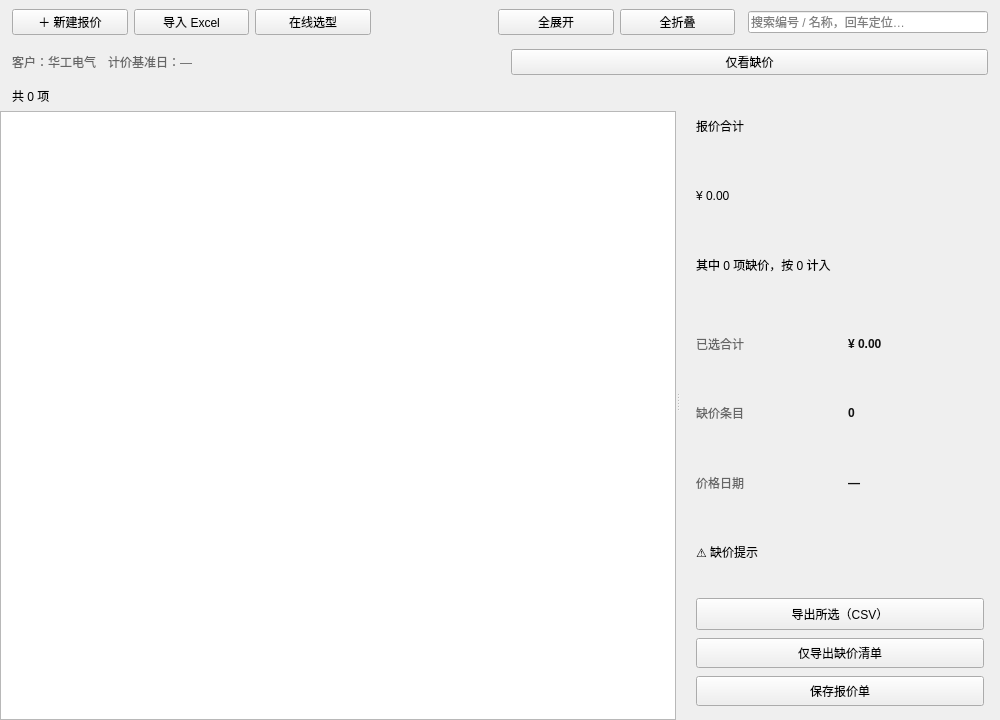
<?xml version="1.0" encoding="UTF-8"?>
<ui version="4.0">
 <class>QuotationPage</class>
 <widget class="QWidget" name="QuotationPage">
  <property name="geometry">
   <rect>
    <x>0</x>
    <y>0</y>
    <width>1000</width>
    <height>720</height>
   </rect>
  </property>
  <layout class="QVBoxLayout" name="rootLayout">
   <property name="spacing">
    <number>0</number>
   </property>
   <property name="leftMargin">
    <number>0</number>
   </property>
   <property name="topMargin">
    <number>0</number>
   </property>
   <property name="rightMargin">
    <number>0</number>
   </property>
   <property name="bottomMargin">
    <number>0</number>
   </property>
   <item>
    <widget class="QWidget" name="tabStrip" native="true">
     <property name="kind" stdset="0">
      <string>tabStrip</string>
     </property>
     <property name="sizePolicy">
      <sizepolicy hsizetype="Preferred" vsizetype="Maximum">
       <horstretch>0</horstretch>
       <verstretch>0</verstretch>
      </sizepolicy>
     </property>
     <layout class="QHBoxLayout" name="tabStripLayout">
      <property name="spacing">
       <number>0</number>
      </property>
      <property name="leftMargin">
       <number>12</number>
      </property>
      <property name="topMargin">
       <number>0</number>
      </property>
      <property name="rightMargin">
       <number>12</number>
      </property>
      <property name="bottomMargin">
       <number>0</number>
      </property>
      <item>
       <widget class="QTabBar" name="tabBar">
        <property name="drawBase">
         <bool>false</bool>
        </property>
        <property name="expanding">
         <bool>false</bool>
        </property>
       </widget>
      </item>
      <item>
       <spacer name="tabStripSpacer">
        <property name="orientation">
         <enum>Qt::Horizontal</enum>
        </property>
       </spacer>
      </item>
     </layout>
    </widget>
   </item>
   <item>
    <widget class="QWidget" name="toolBar" native="true">
     <property name="kind" stdset="0">
      <string>toolbar</string>
     </property>
     <property name="sizePolicy">
      <sizepolicy hsizetype="Preferred" vsizetype="Maximum">
       <horstretch>0</horstretch>
       <verstretch>0</verstretch>
      </sizepolicy>
     </property>
     <layout class="QHBoxLayout" name="toolbarLayout">
      <property name="spacing">
       <number>6</number>
      </property>
      <property name="leftMargin">
       <number>12</number>
      </property>
      <property name="topMargin">
       <number>8</number>
      </property>
      <property name="rightMargin">
       <number>12</number>
      </property>
      <property name="bottomMargin">
       <number>8</number>
      </property>
      <item>
       <widget class="QPushButton" name="btnNewQuote">
        <property name="kind" stdset="0">
         <string>primary</string>
        </property>
        <property name="text">
         <string>＋ 新建报价</string>
        </property>
       </widget>
      </item>
      <item>
       <widget class="QPushButton" name="btnImportExcel">
        <property name="text">
         <string>导入 Excel</string>
        </property>
       </widget>
      </item>
      <item>
       <widget class="QPushButton" name="btnOnlineSelect">
        <property name="text">
         <string>在线选型</string>
        </property>
       </widget>
      </item>
      <item>
       <widget class="QLabel" name="toolbarGap">
        <property name="minimumSize">
         <size>
          <width>6</width>
          <height>0</height>
         </size>
        </property>
        <property name="text">
         <string/>
        </property>
       </widget>
      </item>
      <item>
       <widget class="QPushButton" name="btnExpandAll">
        <property name="text">
         <string>全展开</string>
        </property>
       </widget>
      </item>
      <item>
       <widget class="QPushButton" name="btnCollapseAll">
        <property name="text">
         <string>全折叠</string>
        </property>
       </widget>
      </item>
      <item>
       <spacer name="toolbarSpacer">
        <property name="orientation">
         <enum>Qt::Horizontal</enum>
        </property>
       </spacer>
      </item>
      <item>
       <widget class="QLineEdit" name="searchEdit">
        <property name="minimumSize">
         <size>
          <width>240</width>
          <height>0</height>
         </size>
        </property>
        <property name="maximumSize">
         <size>
          <width>240</width>
          <height>16777215</height>
         </size>
        </property>
        <property name="placeholderText">
         <string>搜索编号 / 名称，回车定位…</string>
        </property>
       </widget>
      </item>
     </layout>
    </widget>
   </item>
   <item>
    <widget class="QWidget" name="filterBar" native="true">
     <property name="kind" stdset="0">
      <string>filterBar</string>
     </property>
     <property name="sizePolicy">
      <sizepolicy hsizetype="Preferred" vsizetype="Maximum">
       <horstretch>0</horstretch>
       <verstretch>0</verstretch>
      </sizepolicy>
     </property>
     <layout class="QHBoxLayout" name="filterBarLayout">
      <property name="spacing">
       <number>14</number>
      </property>
      <property name="leftMargin">
       <number>12</number>
      </property>
      <property name="topMargin">
       <number>6</number>
      </property>
      <property name="rightMargin">
       <number>12</number>
      </property>
      <property name="bottomMargin">
       <number>6</number>
      </property>
      <item>
       <widget class="QLabel" name="metaLabel">
        <property name="styleSheet">
         <string notr="true">color:#666;</string>
        </property>
        <property name="text">
         <string>客户：华工电气　计价基准日：—</string>
        </property>
       </widget>
      </item>
      <item>
       <spacer name="filterSpacer">
        <property name="orientation">
         <enum>Qt::Horizontal</enum>
        </property>
       </spacer>
      </item>
      <item>
       <widget class="QPushButton" name="chipMissing">
        <property name="kind" stdset="0">
         <string>chip</string>
        </property>
        <property name="text">
         <string>仅看缺价</string>
        </property>
        <property name="checkable">
         <bool>true</bool>
        </property>
       </widget>
      </item>
     </layout>
    </widget>
   </item>
   <item>
    <widget class="QSplitter" name="splitter">
     <property name="sizePolicy">
      <sizepolicy hsizetype="Expanding" vsizetype="Expanding">
       <horstretch>1</horstretch>
       <verstretch>1</verstretch>
      </sizepolicy>
     </property>
     <property name="orientation">
      <enum>Qt::Horizontal</enum>
     </property>
     <property name="childrenCollapsible">
      <bool>false</bool>
     </property>
     <widget class="QWidget" name="treePanel" native="true">
      <layout class="QVBoxLayout" name="treePanelLayout">
       <property name="spacing">
        <number>0</number>
       </property>
       <property name="leftMargin">
        <number>0</number>
       </property>
       <property name="topMargin">
        <number>0</number>
       </property>
       <property name="rightMargin">
        <number>0</number>
       </property>
       <property name="bottomMargin">
        <number>0</number>
       </property>
       <item>
        <widget class="QWidget" name="tableBar" native="true">
         <layout class="QHBoxLayout" name="tableBarLayout">
          <property name="leftMargin">
           <number>12</number>
          </property>
          <property name="topMargin">
           <number>6</number>
          </property>
          <property name="rightMargin">
           <number>12</number>
          </property>
          <property name="bottomMargin">
           <number>6</number>
          </property>
          <item>
           <widget class="QLabel" name="countLabel">
            <property name="kind" stdset="0">
             <string>muted</string>
            </property>
            <property name="text">
             <string>共 0 项</string>
            </property>
           </widget>
          </item>
          <item>
           <spacer name="tableBarSpacer">
            <property name="orientation">
             <enum>Qt::Horizontal</enum>
            </property>
           </spacer>
          </item>
         </layout>
        </widget>
       </item>
       <item>
        <widget class="QTreeView" name="treeView"/>
       </item>
      </layout>
     </widget>
     <widget class="QFrame" name="summaryPanel">
      <property name="kind" stdset="0">
       <string>summary</string>
      </property>
      <property name="minimumSize">
       <size>
        <width>248</width>
        <height>0</height>
       </size>
      </property>
      <property name="maximumSize">
       <size>
        <width>320</width>
        <height>16777215</height>
       </size>
      </property>
      <property name="frameShape">
       <enum>QFrame::NoFrame</enum>
      </property>
      <layout class="QVBoxLayout" name="summaryLayout">
       <property name="spacing">
        <number>8</number>
       </property>
       <property name="leftMargin">
        <number>16</number>
       </property>
       <property name="topMargin">
        <number>14</number>
       </property>
       <property name="rightMargin">
        <number>16</number>
       </property>
       <property name="bottomMargin">
        <number>14</number>
       </property>
       <item>
        <widget class="QLabel" name="totalCaption">
         <property name="kind" stdset="0">
          <string>sumLabel</string>
         </property>
         <property name="text">
          <string>报价合计</string>
         </property>
        </widget>
       </item>
       <item>
        <widget class="QLabel" name="totalValue">
         <property name="kind" stdset="0">
          <string>total</string>
         </property>
         <property name="text">
          <string>¥ 0.00</string>
         </property>
        </widget>
       </item>
       <item>
        <widget class="QLabel" name="totalSubLabel">
         <property name="kind" stdset="0">
          <string>muted</string>
         </property>
         <property name="text">
          <string>其中 0 项缺价，按 0 计入</string>
         </property>
        </widget>
       </item>
       <item>
        <widget class="QFrame" name="summaryLine">
         <property name="kind" stdset="0">
          <string>hline</string>
         </property>
         <property name="minimumSize">
          <size>
           <width>0</width>
           <height>1</height>
          </size>
         </property>
         <property name="maximumSize">
          <size>
           <width>16777215</width>
           <height>1</height>
          </size>
         </property>
         <property name="frameShape">
          <enum>QFrame::NoFrame</enum>
         </property>
        </widget>
       </item>
       <item>
        <layout class="QHBoxLayout" name="selectedRow">
         <item>
          <widget class="QLabel" name="selectedCaption">
           <property name="styleSheet">
            <string notr="true">color:#666;</string>
           </property>
           <property name="text">
            <string>已选合计</string>
           </property>
          </widget>
         </item>
         <item>
          <spacer name="selectedSpacer">
           <property name="orientation">
            <enum>Qt::Horizontal</enum>
           </property>
          </spacer>
         </item>
         <item>
          <widget class="QLabel" name="selectedValue">
           <property name="styleSheet">
            <string notr="true">font-weight:600; color:#111;</string>
           </property>
           <property name="text">
            <string>¥ 0.00</string>
           </property>
          </widget>
         </item>
        </layout>
       </item>
       <item>
        <layout class="QHBoxLayout" name="missingRow">
         <item>
          <widget class="QLabel" name="missingCaption">
           <property name="styleSheet">
            <string notr="true">color:#666;</string>
           </property>
           <property name="text">
            <string>缺价条目</string>
           </property>
          </widget>
         </item>
         <item>
          <spacer name="missingSpacer">
           <property name="orientation">
            <enum>Qt::Horizontal</enum>
           </property>
          </spacer>
         </item>
         <item>
          <widget class="QLabel" name="missingValue">
           <property name="styleSheet">
            <string notr="true">font-weight:600; color:#111;</string>
           </property>
           <property name="text">
            <string>0</string>
           </property>
          </widget>
         </item>
        </layout>
       </item>
       <item>
        <layout class="QHBoxLayout" name="dateRow">
         <item>
          <widget class="QLabel" name="dateCaption">
           <property name="styleSheet">
            <string notr="true">color:#666;</string>
           </property>
           <property name="text">
            <string>价格日期</string>
           </property>
          </widget>
         </item>
         <item>
          <spacer name="dateSpacer">
           <property name="orientation">
            <enum>Qt::Horizontal</enum>
           </property>
          </spacer>
         </item>
         <item>
          <widget class="QLabel" name="dateValue">
           <property name="styleSheet">
            <string notr="true">font-weight:600; color:#111;</string>
           </property>
           <property name="text">
            <string>—</string>
           </property>
          </widget>
         </item>
        </layout>
       </item>
       <item>
        <widget class="QLabel" name="warnNote">
         <property name="kind" stdset="0">
          <string>warnNote</string>
         </property>
         <property name="visible">
          <bool>false</bool>
         </property>
         <property name="text">
          <string>⚠ 缺价提示</string>
         </property>
         <property name="wordWrap">
          <bool>true</bool>
         </property>
        </widget>
       </item>
       <item>
        <spacer name="summarySpacer">
         <property name="orientation">
          <enum>Qt::Vertical</enum>
         </property>
        </spacer>
       </item>
       <item>
        <widget class="QPushButton" name="btnExportSelected">
         <property name="kind" stdset="0">
          <string>primary</string>
         </property>
         <property name="minimumSize">
          <size>
           <width>0</width>
           <height>32</height>
          </size>
         </property>
         <property name="text">
          <string>导出所选（CSV）</string>
         </property>
        </widget>
       </item>
       <item>
        <widget class="QPushButton" name="btnExportMissing">
         <property name="minimumSize">
          <size>
           <width>0</width>
           <height>30</height>
          </size>
         </property>
         <property name="text">
          <string>仅导出缺价清单</string>
         </property>
        </widget>
       </item>
       <item>
        <widget class="QPushButton" name="btnSaveQuotation">
         <property name="minimumSize">
          <size>
           <width>0</width>
           <height>30</height>
          </size>
         </property>
         <property name="text">
          <string>保存报价单</string>
         </property>
        </widget>
       </item>
      </layout>
     </widget>
    </widget>
   </item>
  </layout>
 </widget>
 <resources/>
 <connections/>
</ui>
